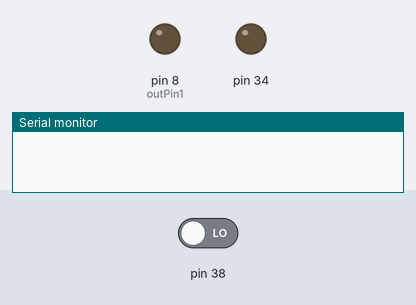
Simulated run of this sketch. Board: Arduino Mega 2560, built with avr-gcc and run on an emulated ATmega2560. Shown: output pins drawn as LEDs (lit = HIGH), the last lines printed to the serial monitor. The test bench sets the inputs (shaded band); at power-on: pin 38 LOW.

Above: at 1.2 s.
1.3 s: pin 38 driven HIGH
At 2.4 s:
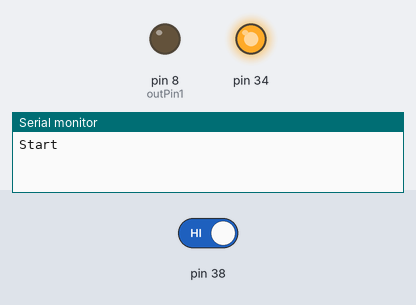
Timing chart, 0 to 4.3 s (numbered marks = the images above; inputs shaded):
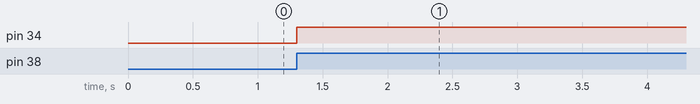

The sketch:

SPC_Phase_2_US-CS_30min.ino
```cpp
#include <toneAC.h>

int Start = 0;
int End = 0;
int Y = 0;
int Z = 0;

long timeX[] = {300000,540000, 840000, 1020000,1260000,1500000};
long timeY[] = {510000,702000, 954000, 1098000,1335000, 1428000 };
int X = 0;

const int outPin1 = 8; //

long prevMillis;

void setup() {
   pinMode(38, INPUT);
 // pinMode(44, OUTPUT);
  pinMode(34, OUTPUT);

  pinMode(outPin1, OUTPUT);
  digitalWrite(outPin1, LOW);
  Serial.begin(250000);

}

void loop() {

 Start = digitalRead(38);


 if (Start && !End && Z == 0){
  prevMillis = millis();
//  digitalWrite(42, HIGH);
  digitalWrite(34, HIGH);
  Z = 1;
  Serial.println("Start");
  }

  if (Z == 1 && (millis() - prevMillis) > (long)(timeX[X])  && (millis() - prevMillis) < (long)(timeX[X])+ 10000){
  toneAC(12000,10, 100, true); // TONE FREQUENCY = 12kHz
  Serial.println("Tone2");
  }

  if (Z == 1 && (millis() - prevMillis) > (long)(timeY[Y])  && (millis() - prevMillis) < (long)(timeY[Y])+ 1000){
    digitalWrite(outPin1, HIGH);
    Serial.println("Shock");
    }

 if (Z == 1 && (millis() - prevMillis) > (long)(timeX[X])+ 10000){
    X=X+1;
    noToneAC();
    digitalWrite(outPin1, LOW);
    Serial.println("CS STOP");
  }

 if (Z == 1 && (millis() - prevMillis) > (long)(timeY[Y])+ 1000){
    Y=Y+1;
    noToneAC();
    digitalWrite(outPin1, LOW);
    Serial.println("US STOP");
  }

 if (Z == 1 && (millis() - prevMillis) > 1800000){


  digitalWrite(34, LOW);
 }

 End = Start;
}
```

Measured:
- after the input at 1.3 s, pin 34: LOW → HIGH at once
